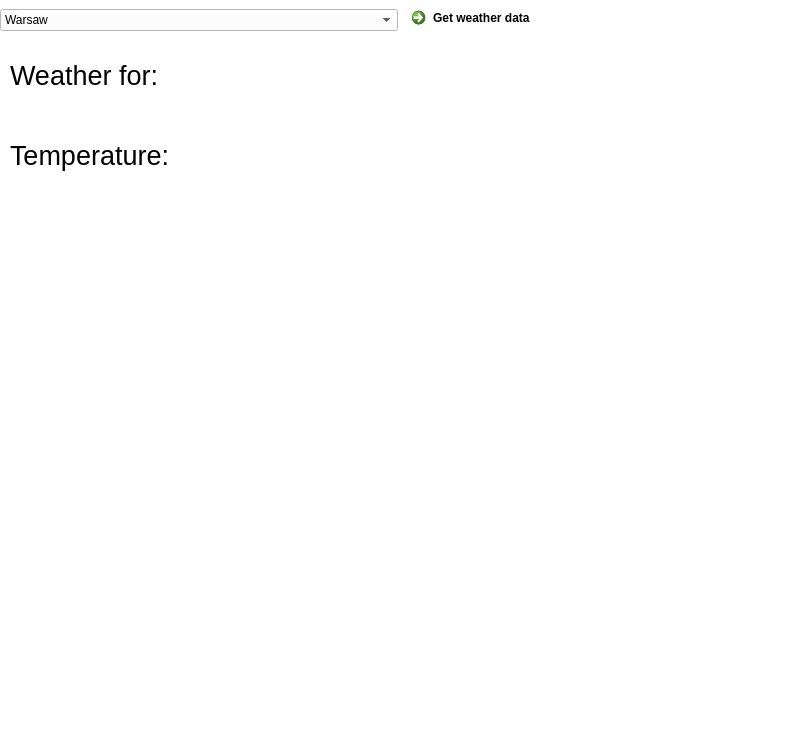
<?xml version="1.0" encoding="UTF-8"?>
<ui version="4.0">
 <class>MainWindow</class>
 <widget class="QMainWindow" name="MainWindow">
  <property name="geometry">
   <rect>
    <x>0</x>
    <y>0</y>
    <width>802</width>
    <height>755</height>
   </rect>
  </property>
  <property name="sizePolicy">
   <sizepolicy hsizetype="Expanding" vsizetype="Expanding">
    <horstretch>10</horstretch>
    <verstretch>10</verstretch>
   </sizepolicy>
  </property>
  <property name="palette">
   <palette>
    <active>
     <colorrole role="WindowText">
      <brush brushstyle="SolidPattern">
       <color alpha="255">
        <red>0</red>
        <green>0</green>
        <blue>0</blue>
       </color>
      </brush>
     </colorrole>
     <colorrole role="Button">
      <brush brushstyle="SolidPattern">
       <color alpha="255">
        <red>255</red>
        <green>255</green>
        <blue>255</blue>
       </color>
      </brush>
     </colorrole>
     <colorrole role="Light">
      <brush brushstyle="SolidPattern">
       <color alpha="255">
        <red>255</red>
        <green>255</green>
        <blue>255</blue>
       </color>
      </brush>
     </colorrole>
     <colorrole role="Midlight">
      <brush brushstyle="SolidPattern">
       <color alpha="255">
        <red>255</red>
        <green>255</green>
        <blue>255</blue>
       </color>
      </brush>
     </colorrole>
     <colorrole role="Dark">
      <brush brushstyle="SolidPattern">
       <color alpha="255">
        <red>127</red>
        <green>127</green>
        <blue>127</blue>
       </color>
      </brush>
     </colorrole>
     <colorrole role="Mid">
      <brush brushstyle="SolidPattern">
       <color alpha="255">
        <red>170</red>
        <green>170</green>
        <blue>170</blue>
       </color>
      </brush>
     </colorrole>
     <colorrole role="Text">
      <brush brushstyle="SolidPattern">
       <color alpha="255">
        <red>0</red>
        <green>0</green>
        <blue>0</blue>
       </color>
      </brush>
     </colorrole>
     <colorrole role="BrightText">
      <brush brushstyle="SolidPattern">
       <color alpha="255">
        <red>255</red>
        <green>255</green>
        <blue>255</blue>
       </color>
      </brush>
     </colorrole>
     <colorrole role="ButtonText">
      <brush brushstyle="SolidPattern">
       <color alpha="255">
        <red>0</red>
        <green>0</green>
        <blue>0</blue>
       </color>
      </brush>
     </colorrole>
     <colorrole role="Base">
      <brush brushstyle="SolidPattern">
       <color alpha="255">
        <red>255</red>
        <green>255</green>
        <blue>255</blue>
       </color>
      </brush>
     </colorrole>
     <colorrole role="Window">
      <brush brushstyle="SolidPattern">
       <color alpha="255">
        <red>255</red>
        <green>255</green>
        <blue>255</blue>
       </color>
      </brush>
     </colorrole>
     <colorrole role="Shadow">
      <brush brushstyle="SolidPattern">
       <color alpha="255">
        <red>0</red>
        <green>0</green>
        <blue>0</blue>
       </color>
      </brush>
     </colorrole>
     <colorrole role="AlternateBase">
      <brush brushstyle="SolidPattern">
       <color alpha="255">
        <red>255</red>
        <green>255</green>
        <blue>255</blue>
       </color>
      </brush>
     </colorrole>
     <colorrole role="ToolTipBase">
      <brush brushstyle="SolidPattern">
       <color alpha="255">
        <red>255</red>
        <green>255</green>
        <blue>220</blue>
       </color>
      </brush>
     </colorrole>
     <colorrole role="ToolTipText">
      <brush brushstyle="SolidPattern">
       <color alpha="255">
        <red>0</red>
        <green>0</green>
        <blue>0</blue>
       </color>
      </brush>
     </colorrole>
     <colorrole role="PlaceholderText">
      <brush brushstyle="SolidPattern">
       <color alpha="128">
        <red>0</red>
        <green>0</green>
        <blue>0</blue>
       </color>
      </brush>
     </colorrole>
    </active>
    <inactive>
     <colorrole role="WindowText">
      <brush brushstyle="SolidPattern">
       <color alpha="255">
        <red>0</red>
        <green>0</green>
        <blue>0</blue>
       </color>
      </brush>
     </colorrole>
     <colorrole role="Button">
      <brush brushstyle="SolidPattern">
       <color alpha="255">
        <red>255</red>
        <green>255</green>
        <blue>255</blue>
       </color>
      </brush>
     </colorrole>
     <colorrole role="Light">
      <brush brushstyle="SolidPattern">
       <color alpha="255">
        <red>255</red>
        <green>255</green>
        <blue>255</blue>
       </color>
      </brush>
     </colorrole>
     <colorrole role="Midlight">
      <brush brushstyle="SolidPattern">
       <color alpha="255">
        <red>255</red>
        <green>255</green>
        <blue>255</blue>
       </color>
      </brush>
     </colorrole>
     <colorrole role="Dark">
      <brush brushstyle="SolidPattern">
       <color alpha="255">
        <red>127</red>
        <green>127</green>
        <blue>127</blue>
       </color>
      </brush>
     </colorrole>
     <colorrole role="Mid">
      <brush brushstyle="SolidPattern">
       <color alpha="255">
        <red>170</red>
        <green>170</green>
        <blue>170</blue>
       </color>
      </brush>
     </colorrole>
     <colorrole role="Text">
      <brush brushstyle="SolidPattern">
       <color alpha="255">
        <red>0</red>
        <green>0</green>
        <blue>0</blue>
       </color>
      </brush>
     </colorrole>
     <colorrole role="BrightText">
      <brush brushstyle="SolidPattern">
       <color alpha="255">
        <red>255</red>
        <green>255</green>
        <blue>255</blue>
       </color>
      </brush>
     </colorrole>
     <colorrole role="ButtonText">
      <brush brushstyle="SolidPattern">
       <color alpha="255">
        <red>0</red>
        <green>0</green>
        <blue>0</blue>
       </color>
      </brush>
     </colorrole>
     <colorrole role="Base">
      <brush brushstyle="SolidPattern">
       <color alpha="255">
        <red>255</red>
        <green>255</green>
        <blue>255</blue>
       </color>
      </brush>
     </colorrole>
     <colorrole role="Window">
      <brush brushstyle="SolidPattern">
       <color alpha="255">
        <red>255</red>
        <green>255</green>
        <blue>255</blue>
       </color>
      </brush>
     </colorrole>
     <colorrole role="Shadow">
      <brush brushstyle="SolidPattern">
       <color alpha="255">
        <red>0</red>
        <green>0</green>
        <blue>0</blue>
       </color>
      </brush>
     </colorrole>
     <colorrole role="AlternateBase">
      <brush brushstyle="SolidPattern">
       <color alpha="255">
        <red>255</red>
        <green>255</green>
        <blue>255</blue>
       </color>
      </brush>
     </colorrole>
     <colorrole role="ToolTipBase">
      <brush brushstyle="SolidPattern">
       <color alpha="255">
        <red>255</red>
        <green>255</green>
        <blue>220</blue>
       </color>
      </brush>
     </colorrole>
     <colorrole role="ToolTipText">
      <brush brushstyle="SolidPattern">
       <color alpha="255">
        <red>0</red>
        <green>0</green>
        <blue>0</blue>
       </color>
      </brush>
     </colorrole>
     <colorrole role="PlaceholderText">
      <brush brushstyle="SolidPattern">
       <color alpha="128">
        <red>0</red>
        <green>0</green>
        <blue>0</blue>
       </color>
      </brush>
     </colorrole>
    </inactive>
    <disabled>
     <colorrole role="WindowText">
      <brush brushstyle="SolidPattern">
       <color alpha="255">
        <red>127</red>
        <green>127</green>
        <blue>127</blue>
       </color>
      </brush>
     </colorrole>
     <colorrole role="Button">
      <brush brushstyle="SolidPattern">
       <color alpha="255">
        <red>255</red>
        <green>255</green>
        <blue>255</blue>
       </color>
      </brush>
     </colorrole>
     <colorrole role="Light">
      <brush brushstyle="SolidPattern">
       <color alpha="255">
        <red>255</red>
        <green>255</green>
        <blue>255</blue>
       </color>
      </brush>
     </colorrole>
     <colorrole role="Midlight">
      <brush brushstyle="SolidPattern">
       <color alpha="255">
        <red>255</red>
        <green>255</green>
        <blue>255</blue>
       </color>
      </brush>
     </colorrole>
     <colorrole role="Dark">
      <brush brushstyle="SolidPattern">
       <color alpha="255">
        <red>127</red>
        <green>127</green>
        <blue>127</blue>
       </color>
      </brush>
     </colorrole>
     <colorrole role="Mid">
      <brush brushstyle="SolidPattern">
       <color alpha="255">
        <red>170</red>
        <green>170</green>
        <blue>170</blue>
       </color>
      </brush>
     </colorrole>
     <colorrole role="Text">
      <brush brushstyle="SolidPattern">
       <color alpha="255">
        <red>127</red>
        <green>127</green>
        <blue>127</blue>
       </color>
      </brush>
     </colorrole>
     <colorrole role="BrightText">
      <brush brushstyle="SolidPattern">
       <color alpha="255">
        <red>255</red>
        <green>255</green>
        <blue>255</blue>
       </color>
      </brush>
     </colorrole>
     <colorrole role="ButtonText">
      <brush brushstyle="SolidPattern">
       <color alpha="255">
        <red>127</red>
        <green>127</green>
        <blue>127</blue>
       </color>
      </brush>
     </colorrole>
     <colorrole role="Base">
      <brush brushstyle="SolidPattern">
       <color alpha="255">
        <red>255</red>
        <green>255</green>
        <blue>255</blue>
       </color>
      </brush>
     </colorrole>
     <colorrole role="Window">
      <brush brushstyle="SolidPattern">
       <color alpha="255">
        <red>255</red>
        <green>255</green>
        <blue>255</blue>
       </color>
      </brush>
     </colorrole>
     <colorrole role="Shadow">
      <brush brushstyle="SolidPattern">
       <color alpha="255">
        <red>0</red>
        <green>0</green>
        <blue>0</blue>
       </color>
      </brush>
     </colorrole>
     <colorrole role="AlternateBase">
      <brush brushstyle="SolidPattern">
       <color alpha="255">
        <red>255</red>
        <green>255</green>
        <blue>255</blue>
       </color>
      </brush>
     </colorrole>
     <colorrole role="ToolTipBase">
      <brush brushstyle="SolidPattern">
       <color alpha="255">
        <red>255</red>
        <green>255</green>
        <blue>220</blue>
       </color>
      </brush>
     </colorrole>
     <colorrole role="ToolTipText">
      <brush brushstyle="SolidPattern">
       <color alpha="255">
        <red>0</red>
        <green>0</green>
        <blue>0</blue>
       </color>
      </brush>
     </colorrole>
     <colorrole role="PlaceholderText">
      <brush brushstyle="SolidPattern">
       <color alpha="128">
        <red>0</red>
        <green>0</green>
        <blue>0</blue>
       </color>
      </brush>
     </colorrole>
    </disabled>
   </palette>
  </property>
  <property name="windowTitle">
   <string>MainWindow</string>
  </property>
  <property name="windowOpacity">
   <double>1.000000000000000</double>
  </property>
  <widget class="QWidget" name="centralwidget">
   <widget class="QWidget" name="horizontalLayoutWidget">
    <property name="geometry">
     <rect>
      <x>0</x>
      <y>0</y>
      <width>801</width>
      <height>41</height>
     </rect>
    </property>
    <layout class="QHBoxLayout" name="horizontalLayout">
     <item>
      <widget class="QComboBox" name="comboBox">
       <property name="sizePolicy">
        <sizepolicy hsizetype="Expanding" vsizetype="Fixed">
         <horstretch>10</horstretch>
         <verstretch>0</verstretch>
        </sizepolicy>
       </property>
       <property name="whatsThis">
        <string>&lt;html&gt;&lt;head/&gt;&lt;body&gt;&lt;p&gt;Choose the city&lt;/p&gt;&lt;/body&gt;&lt;/html&gt;</string>
       </property>
       <item>
        <property name="text">
         <string>Warsaw</string>
        </property>
       </item>
       <item>
        <property name="text">
         <string>London</string>
        </property>
       </item>
       <item>
        <property name="text">
         <string>Berlin</string>
        </property>
       </item>
       <item>
        <property name="text">
         <string>Dublin</string>
        </property>
       </item>
       <item>
        <property name="text">
         <string>Paris</string>
        </property>
       </item>
      </widget>
     </item>
     <item>
      <widget class="QCommandLinkButton" name="commandLinkButton">
       <property name="sizePolicy">
        <sizepolicy hsizetype="Expanding" vsizetype="Expanding">
         <horstretch>10</horstretch>
         <verstretch>10</verstretch>
        </sizepolicy>
       </property>
       <property name="whatsThis">
        <string>&lt;html&gt;&lt;head/&gt;&lt;body&gt;&lt;p&gt;Press to get weather data&lt;/p&gt;&lt;/body&gt;&lt;/html&gt;</string>
       </property>
       <property name="text">
        <string>Get weather data</string>
       </property>
      </widget>
     </item>
    </layout>
   </widget>
   <widget class="QLabel" name="label">
    <property name="geometry">
     <rect>
      <x>10</x>
      <y>50</y>
      <width>151</width>
      <height>51</height>
     </rect>
    </property>
    <property name="text">
     <string>&lt;html&gt;&lt;head/&gt;&lt;body&gt;&lt;p&gt;&lt;span style=&quot; font-size:20pt;&quot;&gt;Weather for:&lt;/span&gt;&lt;/p&gt;&lt;/body&gt;&lt;/html&gt;</string>
    </property>
    <property name="scaledContents">
     <bool>true</bool>
    </property>
   </widget>
   <widget class="QLabel" name="label_2">
    <property name="geometry">
     <rect>
      <x>10</x>
      <y>120</y>
      <width>161</width>
      <height>71</height>
     </rect>
    </property>
    <property name="text">
     <string>&lt;html&gt;&lt;head/&gt;&lt;body&gt;&lt;p&gt;&lt;span style=&quot; font-size:20pt;&quot;&gt;Temperature:&lt;/span&gt;&lt;/p&gt;&lt;/body&gt;&lt;/html&gt;</string>
    </property>
   </widget>
   <widget class="QLabel" name="label_3">
    <property name="geometry">
     <rect>
      <x>160</x>
      <y>60</y>
      <width>91</width>
      <height>31</height>
     </rect>
    </property>
    <property name="text">
     <string/>
    </property>
   </widget>
   <widget class="QLabel" name="label_4">
    <property name="geometry">
     <rect>
      <x>180</x>
      <y>140</y>
      <width>91</width>
      <height>31</height>
     </rect>
    </property>
    <property name="text">
     <string/>
    </property>
   </widget>
  </widget>
 </widget>
 <resources/>
 <connections/>
</ui>
